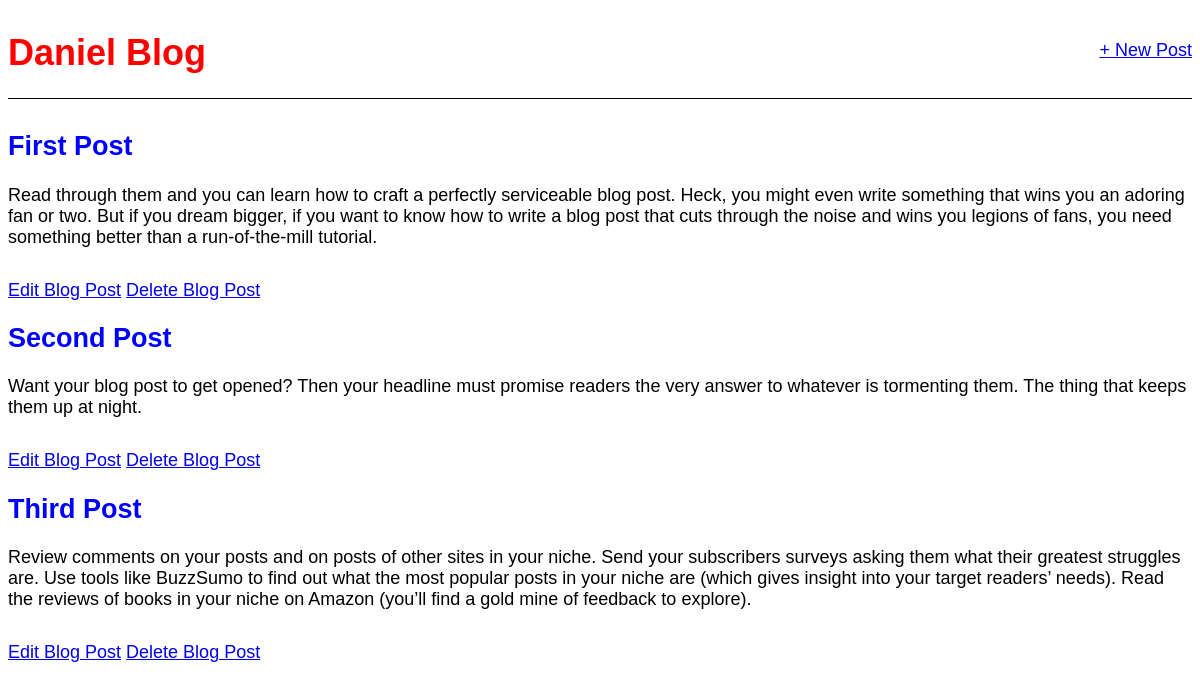
Before: / with the older database file.
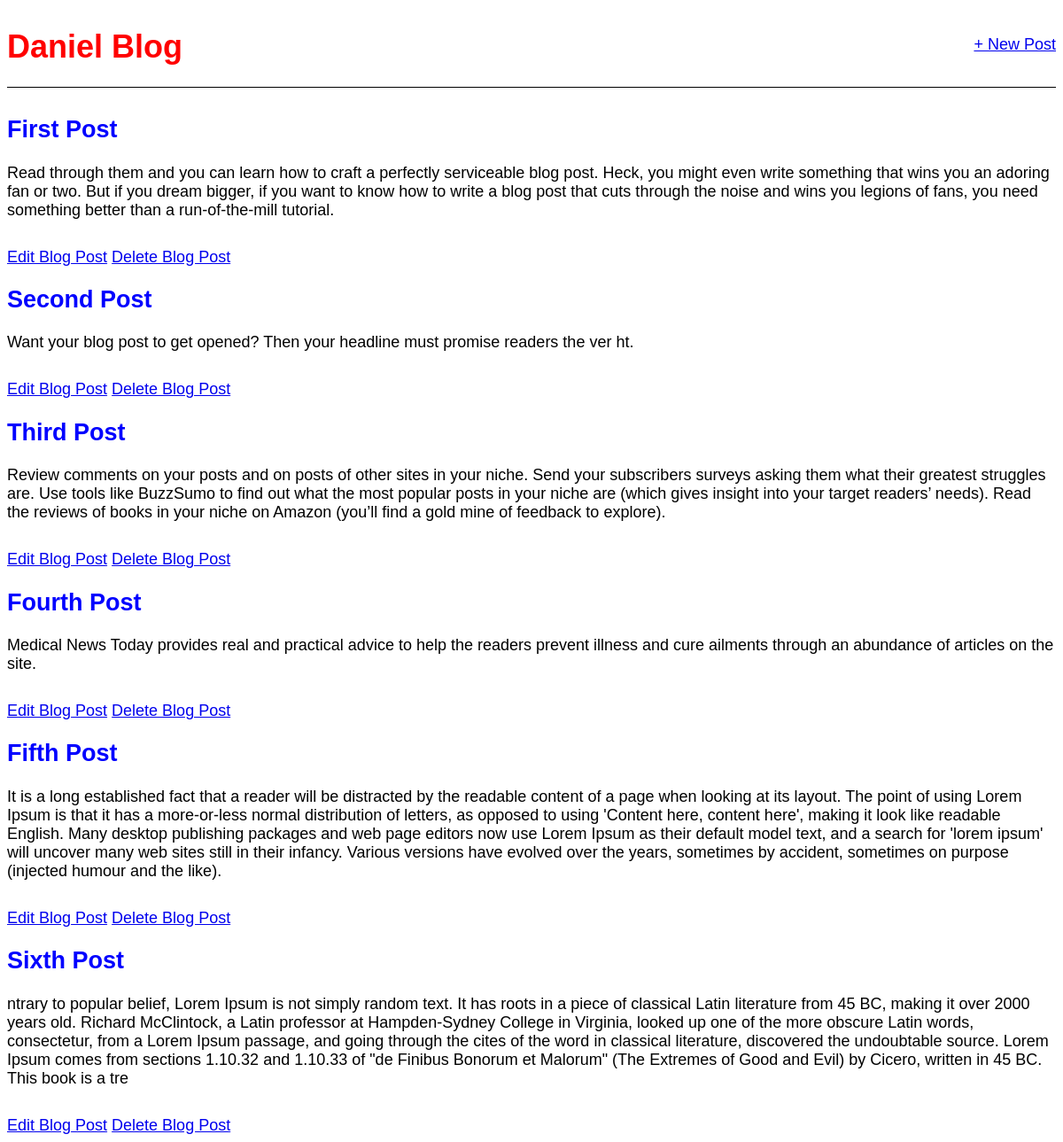
After: the same page with the newer database file.
### blog/models.py (models this page shows, shortened)
class Post(models.Model):
    title = models.CharField(max_length=200)
    body = models.TextField()
    author = models.ForeignKey(
        "auth.User",
        on_delete=models.CASCADE)

### blog/views.py (the view)
# urls.py: path('', BlogListView.as_view(), name = 'home'),
class BlogListView(ListView):
    model = Post
    template_name = "home.html"

### templates/home.html
{% extends 'base.html' %}
{% block content %}
    {% for post  in object_list %}
        <div class="post-entry">
            <h2><a href=" {% url 'post_detail' post.pk %} ">{{ post.title }}</a></h2>
            <p>{{ post.body }}</p>
        </div>
        <a href="{% url 'post_edit' post.pk %}">  Edit Blog Post</a>
        <a href="{% url 'post_delete' post.pk %}">  Delete Blog Post</a>
    {% endfor %}
{% endblock content %}

### templates/base.html (shortened to what this page needs)
{% load static  %}
<html lang="en">
<head>
    <link rel="stylesheet" href="{% static 'css/base.css' %}">
</head>
<body>
    <div class="container">
        <header>
            <div class="nav-left">
                <h1 style="color: aqua; "><a href="/">Daniel Blog</a></h1>
            </div>
            <div class="nav-right">
                <a href="{% url 'post_new' %}">+ New Post</a>
            </div>
        </header>
        {% block content %}
        {% endblock content %}
    </div>
</body>
</html>

### static/css/base.css (style rules this page uses)
body { font-family: 'Source Sans Pro', sans-serif; font-size: 18px; }
header { border-bottom: 1px solid; margin-bottom: 2rem; display: flex; }
header h1 a { color: red; text-decoration: none; }
.nav-left { margin-right: auto; }
.nav-right { display: flex; padding-top: 2rem; }
.post-entry { margin-bottom: 2rem; }
.post-entry h2 { margin: 0.5 rem 0; }
.post-entry h2 a, .post-entry h2 a:visited { color: blue; text-decoration: none; }
.post-entry p { margin: 0; font-weight: 400; }

Changed rows visible on the page:
changed Post "Second Post": body "…must promise readers the very answer to whatever is tormenting them. The thing that keeps them up at night." → "Want your blog post to get opened? Then your headline must promise readers the ver ht."
added Post: title "Fourth Post", body "Medical News Today provides real and practical advice to help the readers prevent illness and cure ailments through an abundance of articles on the site."
added Post: title "Fifth Post", body "It is a long established fact that a reader will be distracted by the readable content of a page when looking at its layout. The point of using Lorem Ipsum is that it has a more-or-less normal distribution of letters, as opposed to using 'Content here, content here', making it look like readable English. Many desktop publishing packages and web page editors now use Lorem Ipsum as their default model text, and a search for 'lorem ipsum' will uncover many web sites still in their infancy. Various versions have evolved over the years, sometimes by accident, sometimes on purpose (injected humour and the like)."
added Post: title "Sixth Post", body "ntrary to popular belief, Lorem Ipsum is not simply random text. It has roots in a piece of classical Latin literature from 45 BC, making it over 2000 years old. Richard McClintock, a Latin professor at Hampden-Sydney College in Virginia, looked up one of the more obscure Latin words, consectetur, from a Lorem Ipsum passage, and going through the cites of the word in classical literature, discovered the undoubtable source. Lorem Ipsum comes from sections 1.10.32 and 1.10.33 of \"de Finibus Bonorum et Malorum\" (The Extremes of Good and Evil) by Cicero, written in 45 BC. This book is a tre"
